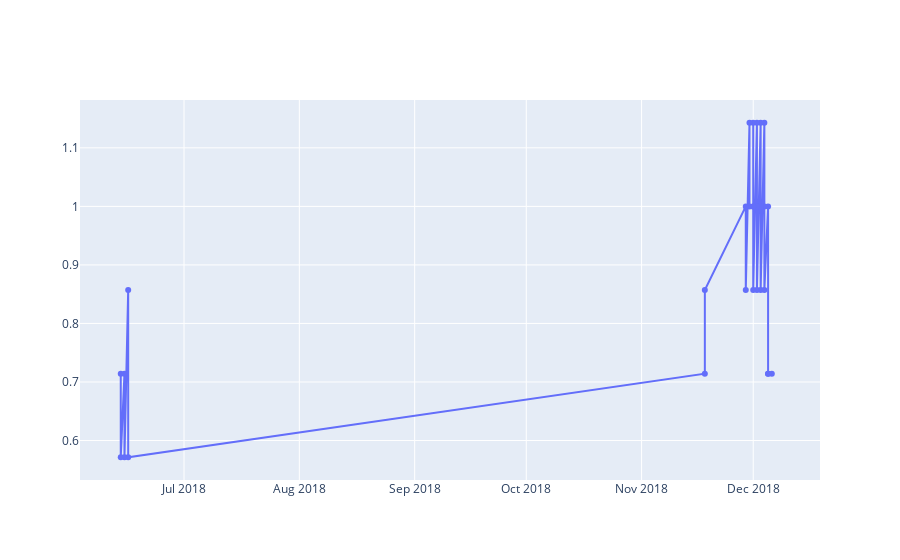

The notebook cell this image was saved under:
### Code cell
df_2019 = past_thread.loc[past_thread["year"]==2018]
fig=go.Figure()

fig.add_trace(go.Scatter(x=df_2019["date"], y=df_2019["stage"].rolling(window=7).mean(),
                    mode='lines+markers',
                    name='Confirmed Cases'))


fig.show()

### Figure 1 — Plotly figure (JSON) as saved in the notebook; plotly's stock layout.template omitted (floating-point values rounded to 4 significant figures)
{"data": [{"mode": "lines+markers", "name": "Confirmed Cases", "type": "scatter", "x": ["2018-12-08", "2018-12-08", "2018-12-07", "2018-12-07", "2018-12-06", "2018-12-06", "2018-12-06", "2018-12-05", "2018-12-05", "2018-12-05", "2018-12-04", "2018-12-04", "2018-12-04", "2018-12-03", "2018-12-03", "2018-12-03", "2018-12-02", "2018-12-02", "2018-12-02", "2018-12-01", "2018-12-01", "2018-12-01", "2018-12-01", "2018-11-30", "2018-11-30", "2018-11-29", "2018-11-29", "2018-11-18", "2018-11-18", "2018-06-16", "2018-06-16", "2018-06-15", "2018-06-15", "2018-06-14", "2018-06-14"], "y": [null, null, null, null, null, null, 0.7143, 0.7143, 0.7143, 1, 0.8571, 1, 1.143, 0.8571, 1, 1.143, 0.8571, 1, 1.143, 0.8571, 1, 1.143, 1, 1, 1.143, 0.8571, 1, 0.8571, 0.7143, 0.5714, 0.8571, 0.5714, 0.7143, 0.5714, 0.7143]}], "layout": {}}
